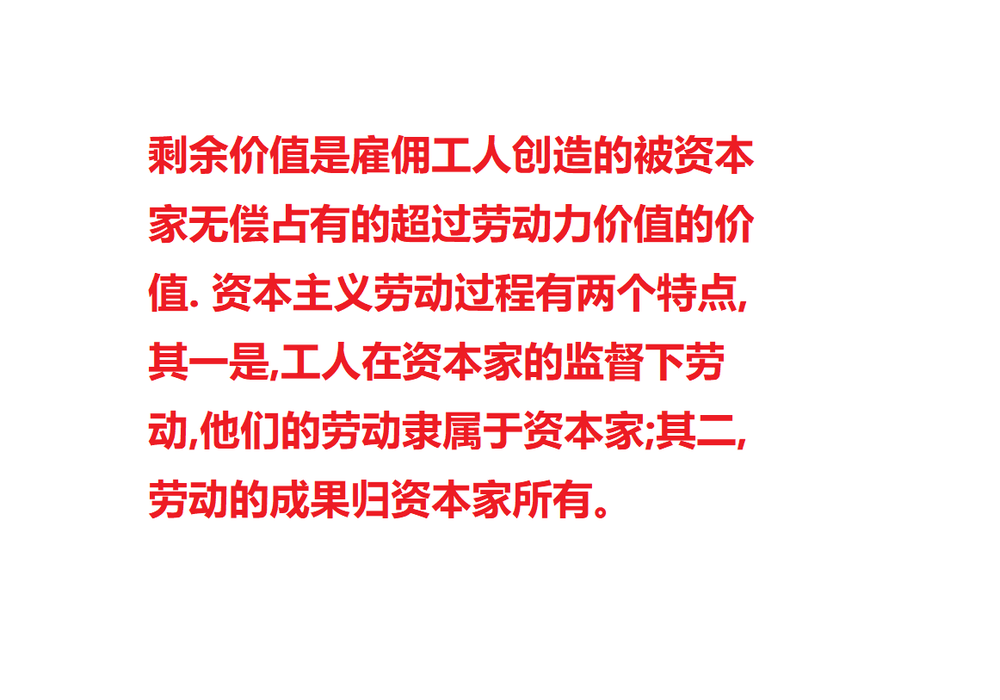
#> input picture FourierSteganographia/example/src.png, 1000 x 700 px, shrunk from 1162 x 813 before the run, found by its file name
$ python encode.py
#> lines starting #> are read from the running program, lines starting #| are printed output that depends on the picture
import numpy  as np
import cv2

src         = cv2.imread("./src.png"     , cv2.IMREAD_GRAYSCALE)
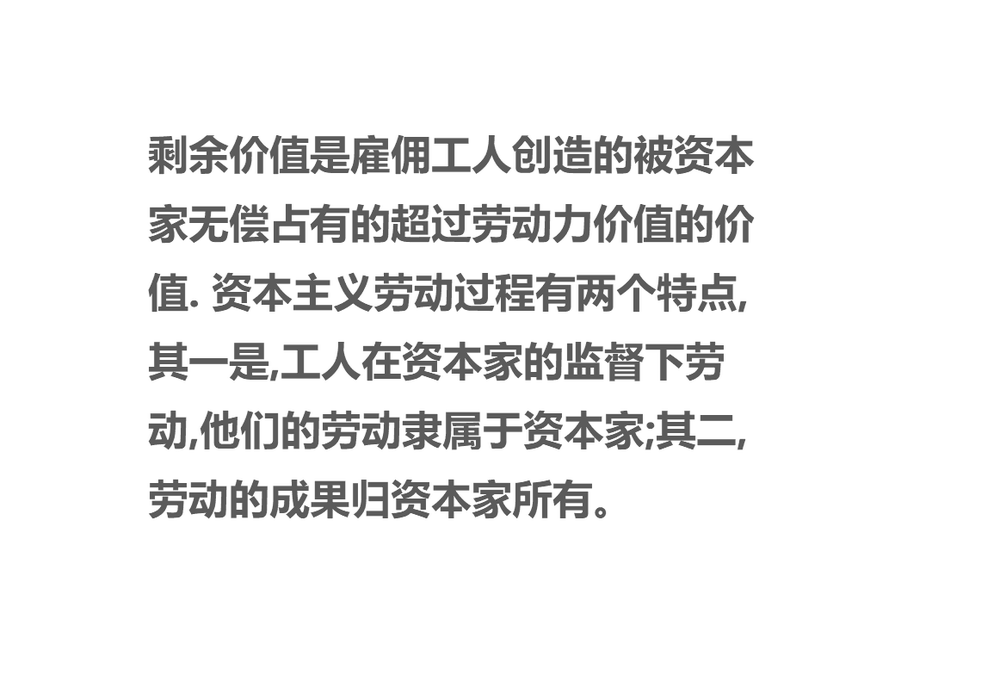
#> src: shape (700, 1000); min 70, max 255, mean 239.5
flag        = cv2.imread("./flag.png"    , cv2.IMREAD_GRAYSCALE)
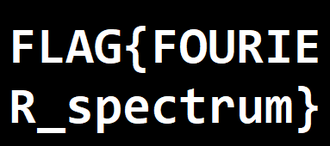
#> input picture FourierSteganographia/example/flag.png, 330 x 146 px, shrunk from 383 x 170 before the run, found by its file name
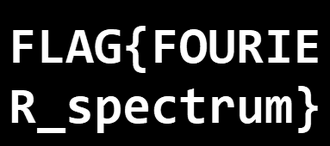
#> flag: shape (146, 330); min 0, max 255, mean 44.1

fftsrc      = np.fft.fft2(src)         # 频域

# 获取中点 xc,yc
center = np.asarray(src.shape, dtype=int) / 2
#> center = [350, 500]
xc,yc = center
#> xc = 350; yc = 500
xc,yc = int(xc),int(yc)

# 写入flag
for i in range(flag.shape[0]) :
    for j in range(flag.shape[1]):
        fftsrc[xc+i][yc+j] +=  10**(abs(flag[i][j]) / 40)
        fftsrc[xc-i][yc-j] +=  10**(abs(flag[i][j]) / 40)
        # 保证隐写后频谱仍然对称，这样逆变换后不会出现虚部，从而能正常显示图片

result      = np.fft.ifft2(fftsrc)     # 反变换结果

cv2.imwrite("./question.png"     ,np.real(result))
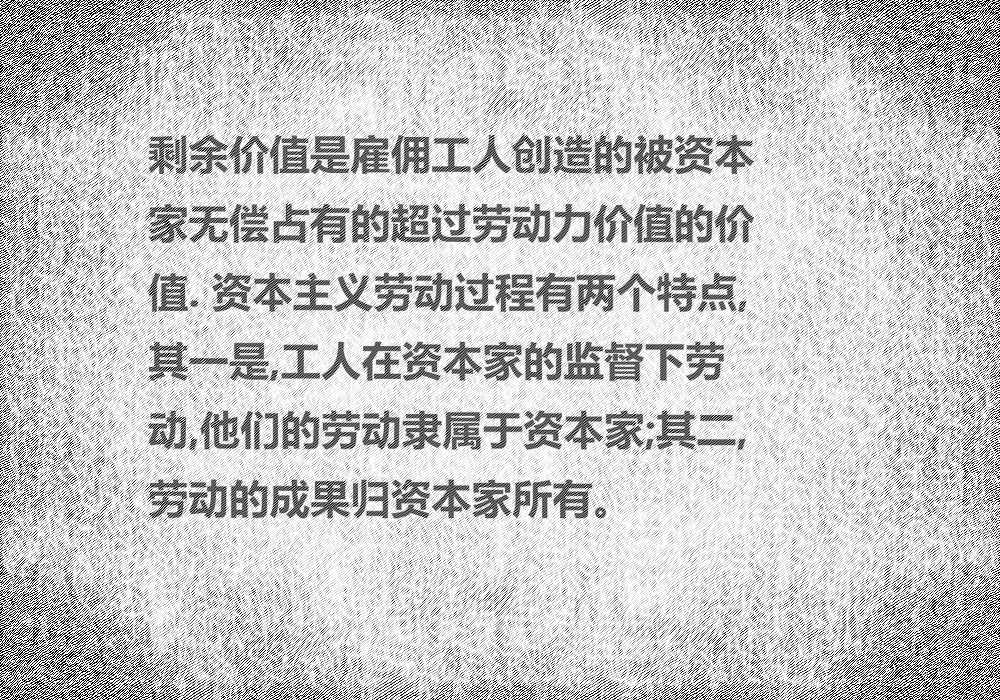
#> saved as question.png: shape (700, 1000); min 0, max 255, mean 199.4

# [6 lines of commented-out code are left out]
